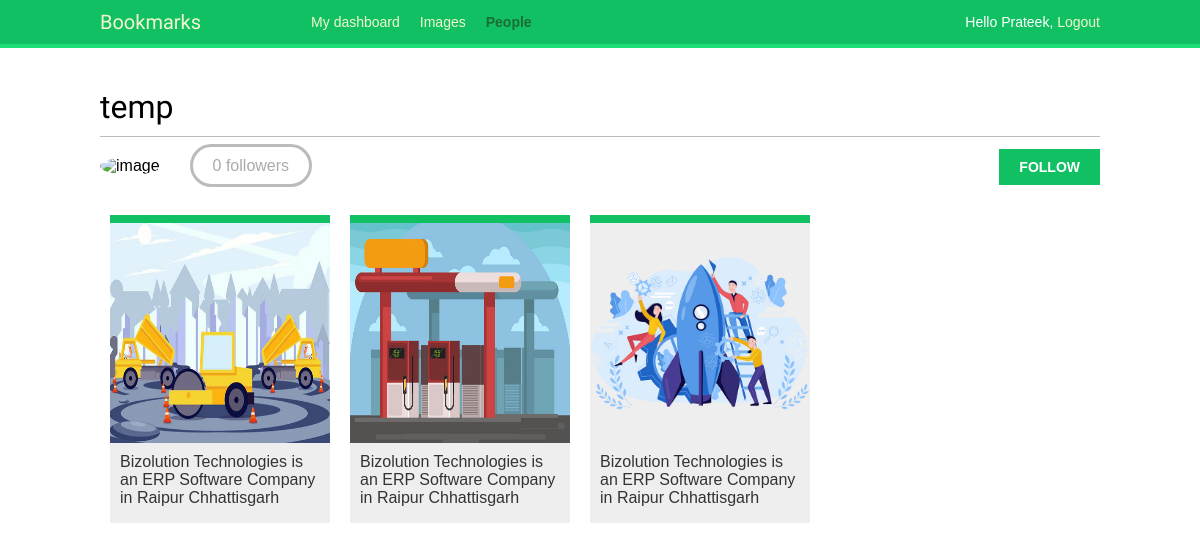
/account/users/temp/ (signed in), run on an earlier commit of the app's database.
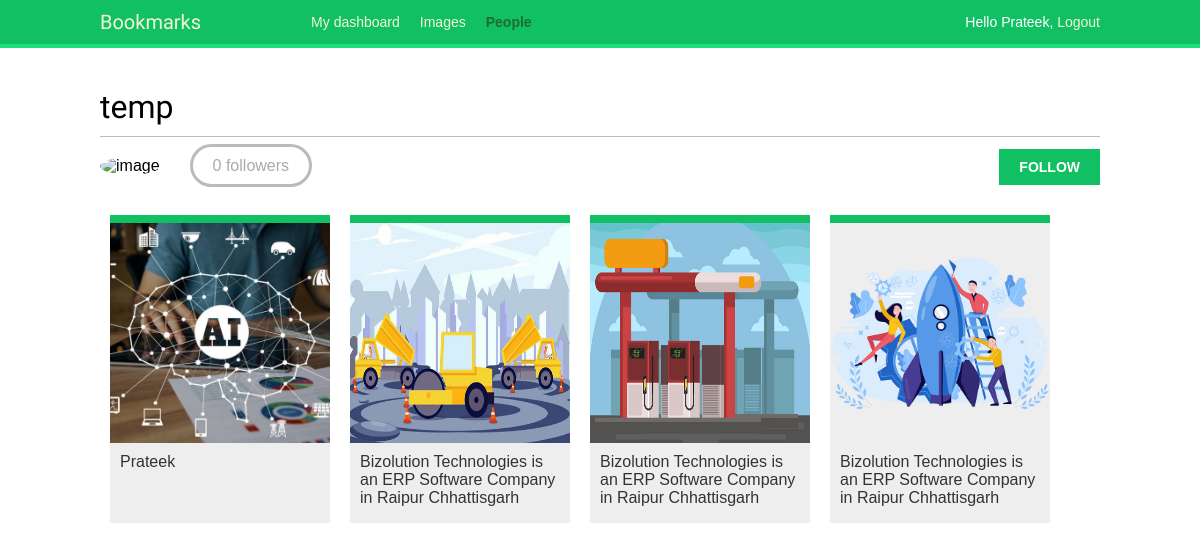
And on a later commit of the database.
### images/models.py (models this page shows, shortened)
class Image(models.Model):
    user = models.ForeignKey(settings.AUTH_USER_MODEL,
                             related_name='images_created',
                             on_delete=models.CASCADE)
    title = models.CharField(max_length=200)
    slug = models.SlugField(max_length=200,
                            blank=True)
    url = models.URLField(max_length=2000)
    image = models.ImageField(upload_to='images/%Y/%m/%d/')
    description = models.TextField(blank=True)
    created = models.DateField(auto_now_add=True)
    users_like = models.ManyToManyField(settings.AUTH_USER_MODEL,
                                        related_name='images_liked',
                                        blank=True)
    total_likes = models.PositiveIntegerField(default=0)
    class Meta:
        indexes = [
            models.Index(fields=['-created']),
            models.Index(fields=['-total_likes']),
        ]
        ordering = ['-created']
    def get_absolute_url(self):
        return reverse('images:detail', args=[self.id, self.slug])

### account/views.py (the view)
# urls.py: path('users/<username>/',views.user_detail,name='user_detail'),
@login_required
def user_detail(request, username):
    user = get_object_or_404(User,
                             username=username,
                             is_active=True)
    return render(request,
                  'account/user/detail.html',
                  {'section': 'people',
                   'user': user})

### account/templates/account/user/detail.html (shortened to what this page needs)
{% extends "base.html" %}
{% load thumbnail %}
{% block content %}
  <h1>{{ user.get_full_name }}</h1>
  <div class="profile-info">
    <img src="{% thumbnail user.profile.photo 180x180 %}" class="user-detail" alt="image">
  </div>
  {% with total_followers=user.followers.count %}
    <span class="count">
      <span class="total">
        {{ total_followers }}
      </span>
      follower{{total_followers|pluralize}}
    </span>
    <a href="#" data-id="{{ user.id }}" data-action="{% if request.user in user.followers.all %}un{% endif %}follow" class="follow button">
      {% if request.user not in user.followers.all %}
        Follow
      {% else %}
        Unfollow
      {% endif %}
    </a>
    <div id="image-list" class="image-container">
      {% include "images/image/list_images.html" with images=user.images_created.all %}
    </div>
  {% endwith %}
{% endblock content %}

### account/templates/base.html (shortened to what this page needs)
{% load static %}
<html>
<head>
  <link href="{% static "css/base.css" %}" rel="stylesheet">
</head>
<body>
  <div id="header">
    <span class="logo">Bookmarks</span>
    {% if request.user.is_authenticated %}
      <ul class="menu">
        <li {% if section == "dashboard" %}class="selected"{% endif %}>
          <a href="{% url "dashboard" %}">My dashboard</a>
        </li>
        <li {% if section == "images" %}class="selected"{% endif %}>
          <a href="{% url "images:list" %}">Images</a>
        </li>
        <li {% if section == "people" %}class="selected"{% endif %}>
          <a href="{% url 'user_list' %}">People</a>
        </li>
      </ul>
    {% endif %}
    <span class="user">
      {% if request.user.is_authenticated %}
        Hello {{ request.user.first_name|default:request.user.username }},
        <a href="{% url "logout" %}">Logout</a>
      {% else %}
        <a href="{% url "login" %}">Log-in</a>
      {% endif %}
    </span>
  </div>
  <div id="content">
    {% block content %}
    {% endblock %}
  </div>
</body>
</html>

### images/templates/images/image/list_images.html
{% load thumbnail %}
{% for image in images %}
    <div class="image">
        <a href="{{ image.get_absolute_url }}">
            {% thumbnail image.image 300x300 crop="smart" as im %}
            <a href="{{ image.get_absolute_url }}">
                <img src="{{ im.url }}" alt="">
            </a>
        </a>
        <div class="info">
            <a href="{{ image.get_absolute_url }}" class="title">
                {{ image.title }}
            </a>
        </div>
    </div>
{% endfor%}

### account/static/css/base.css (style rules this page uses)
body { margin:0; padding:0; font-family:helvetica, sans-serif; }
a { color:#12c064; text-decoration:none; }
h1, h2, h3, h4, h5 , h6 { font-family: 'Muli', sans-serif; font-weight:normal; }
h1 { border-bottom:1px solid #bbb; padding:0 0 10px 0; margin:10px 0 20px 0; }
#header { padding:10px 100px; font-size:14px; background:#12c064; color:#fff; border-bottom:4px solid #1cdf78; overflow:auto; }
#header .logo { font-family: 'Muli', sans-serif; float:left; color:#f3f7cc; font-size:20px; margin-right:10%; }
#header ul.menu { list-style:none; float:left; margin:0; padding:0; }
#header ul.menu li { float:left; padding:4px 10px; }
#header ul.menu li.selected a, #header ul.menu li.selected a:hover { color:#1b6d32; font-weight:bold; }
#header a { color:#f3f7cc; }
#header .user { float:right; padding-top:4px; }
#content { padding:30px 100px; }
input[type=submit], a.button { font-weight:bold; background:#12c064; color:#fff; padding:10px 20px; font-size:14px; text-transform:uppercase; }
.count { color:#aaa; border:3px solid #bbb; border-radius:26px; padding:10px 20px; margin:20px 10px 0; }
a.like, a.follow { float:right; margin-top:-8px; }
#image-list { overflow:hidden; }
#image-list .image { float:left; width:220px; height:300px; margin:0 10px 10px 10px; border-top:8px solid #12c064; background:#eee; }
#image-list img { width:220px; height:220px; }
#image-list .info { padding:10px; }
#image-list .info a { color:#333; }
img.user-detail { border-radius:50%; float:left; }
.profile-info { float:left; overflow:auto; margin-right:20px; }
.image-container { margin-top:40px; }

What changed in the data, as far as the page shows it:
added Image: shows a picture, title "Prateek"
